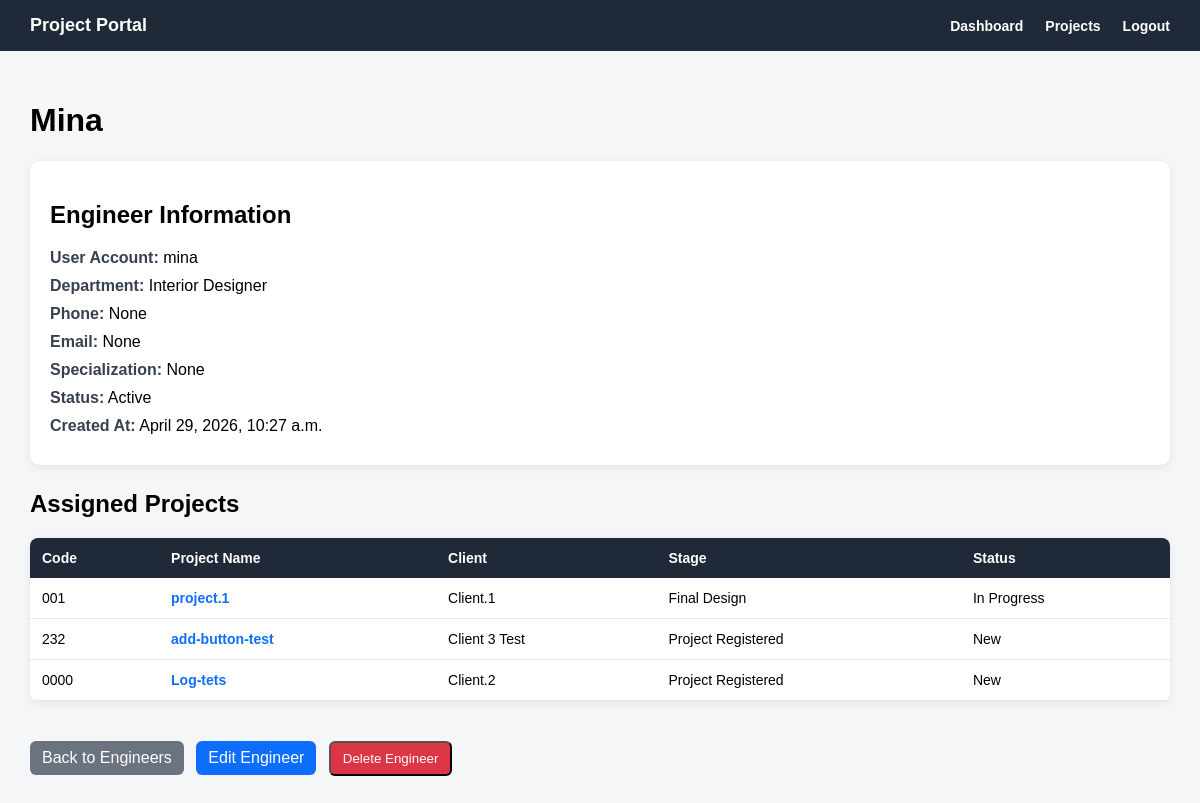
/engineers/5/ (signed in), run on an earlier commit of the app's database.
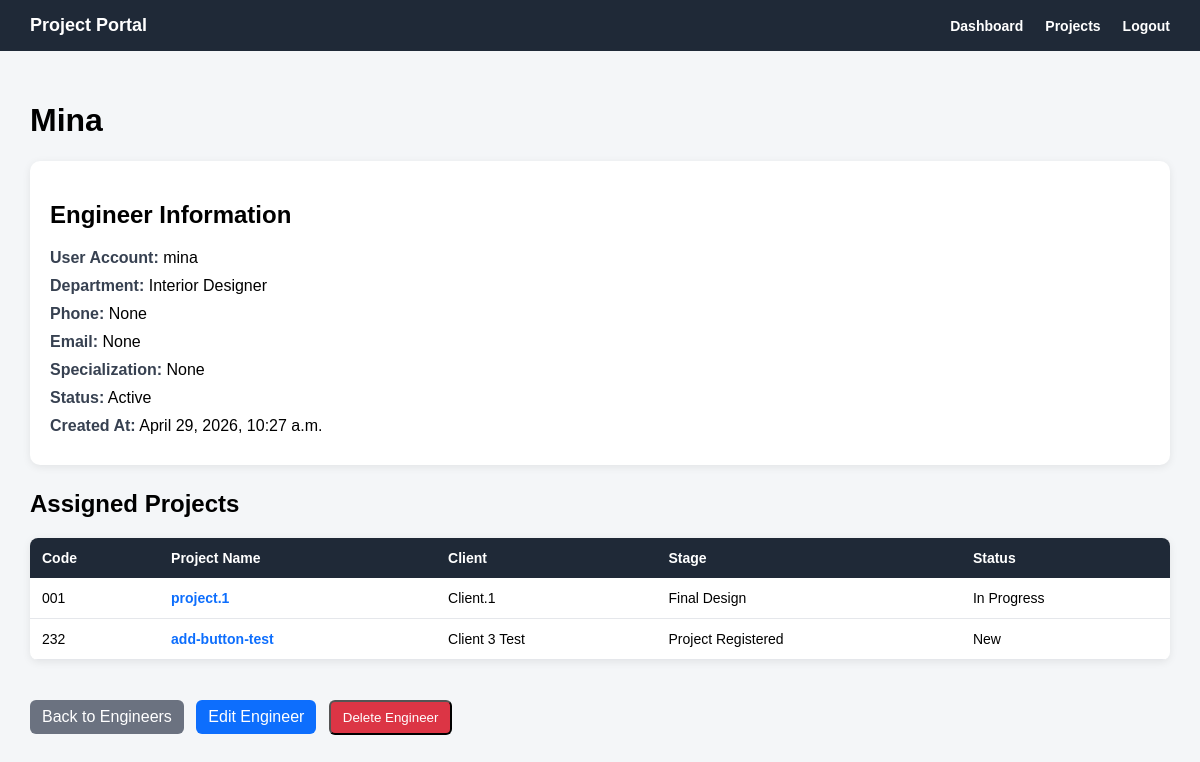
And on a later commit of the database.
### projects/models.py (models this page shows, shortened)
class Project(models.Model):
    class Status(models.TextChoices):
        NEW = 'NEW', 'New'
        IN_PROGRESS = 'IN_PROGRESS', 'In Progress'
        WAITING_CLIENT = 'WAITING_CLIENT', 'Waiting Client'
        COMPLETED = 'COMPLETED', 'Completed'
        CANCELLED = 'CANCELLED', 'Cancelled'
    class Stage(models.TextChoices):
        PROJECT_REGISTERED = 'PROJECT_REGISTERED', 'Project Registered'
        REQUIREMENTS_COLLECTED = 'REQUIREMENTS_COLLECTED', 'Requirements Collected'
        SITE_VISIT = 'SITE_VISIT', 'Site Visit'
        CONCEPT_DESIGN = 'CONCEPT_DESIGN', 'Concept Design'
        CLIENT_REVIEW = 'CLIENT_REVIEW', 'Client Review'
        REVISIONS = 'REVISIONS', 'Revisions'
        FINAL_DESIGN = 'FINAL_DESIGN', 'Final Design'
        DRAWINGS_PREPARATION = 'DRAWINGS_PREPARATION', 'Drawings Preparation'
        MUNICIPALITY_SUBMISSION = 'MUNICIPALITY_SUBMISSION', 'Municipality Submission'
        APPROVAL_STAGE = 'APPROVAL_STAGE', 'Approval Stage'
        SUPERVISION_EXECUTION = 'SUPERVISION_EXECUTION', 'Supervision / Execution'
        COMPLETED = 'COMPLETED', 'Completed'
    project_name = models.CharField(max_length=200)
    project_code = models.CharField(max_length=50, unique=True)
    client = models.ForeignKey(
        Client,
        on_delete=models.CASCADE,
        related_name='projects'
    )
    assigned_engineers = models.ManyToManyField(
        Engineer,
        blank=True,
        related_name='projects'
    )
    project_type = models.CharField(max_length=100, blank=True, null=True)
    location = models.CharField(max_length=200, blank=True, null=True)
    start_date = models.DateField(blank=True, null=True)
    expected_end_date = models.DateField(blank=True, null=True)
    current_stage = models.CharField(
        max_length=50,
        choices=Stage.choices,
        default=Stage.PROJECT_REGISTERED
    )
    status = models.CharField(
        max_length=30,
        choices=Status.choices,
        default=Status.NEW
    )
    description = models.TextField(blank=True, null=True)
    created_at = models.DateTimeField(auto_now_add=True)

### clients/models.py (models this page shows)
class Client(models.Model):
    user = models.OneToOneField(
        settings.AUTH_USER_MODEL,
        on_delete=models.CASCADE,
        related_name='client_profile',
        blank=True,
        null=True
    )
    client_name = models.CharField(max_length=150)
    company_name = models.CharField(max_length=150, blank=True, null=True)
    phone = models.CharField(max_length=30)
    email = models.EmailField(blank=True, null=True)
    address = models.TextField(blank=True, null=True)
    is_active = models.BooleanField(default=True)
    created_at = models.DateTimeField(auto_now_add=True)
    def __str__(self):
        return self.client_name

### engineers/views.py (the view)
# urls.py: path('<int:pk>/', engineer_detail_view, name='engineer_detail'),
@login_required
def engineer_detail_view(request, pk):
    if request.user.role != 'ADMIN':
        engineer = None
        projects = []
    else:
        engineer = get_object_or_404(Engineer, pk=pk)
        projects = engineer.projects.all()
    return render(request, 'engineers/engineer_detail.html', {
        'engineer': engineer,
        'projects': projects,
    })

### templates/engineers/engineer_detail.html (shortened to what this page needs)
{% extends 'base.html' %}
{% block content %}
{% if engineer %}
    <h1>{{ engineer.engineer_name }}</h1>
    <div class="card">
        <h2>Engineer Information</h2>
        <div class="info-row">
            <span class="label">User Account:</span>
            {{ engineer.user.username }}
        </div>
        <div class="info-row">
            <span class="label">Department:</span>
            {% if engineer.department %}
                {{ engineer.get_department_display }}
            {% else %}
                Not assigned
            {% endif %}
        </div>
        <div class="info-row">
            <span class="label">Phone:</span>
            {{ engineer.phone }}
        </div>
        <div class="info-row">
            <span class="label">Email:</span>
            {{ engineer.email }}
        </div>
        <div class="info-row">
            <span class="label">Specialization:</span>
            {{ engineer.specialization }}
        </div>
        <div class="info-row">
            <span class="label">Status:</span>
            {% if engineer.is_active %}
                Active
            {% else %}
                Inactive
            {% endif %}
        </div>
        <div class="info-row">
            <span class="label">Created At:</span>
            {{ engineer.created_at }}
        </div>
    </div>
    <h2>Assigned Projects</h2>
    {% if projects %}
        <table class="projects-table">
            <tr>
                <th>Code</th>
                <th>Project Name</th>
                <th>Client</th>
                <th>Stage</th>
                <th>Status</th>
            </tr>
            {% for project in projects %}
                <tr>
                    <td>{{ project.project_code }}</td>
                    <td>
                        <a href="{% url 'projects:project_detail' project.pk %}">
                            {{ project.project_name }}
                        </a>
                    </td>
                    <td>{{ project.client }}</td>
                    <td>{{ project.get_current_stage_display }}</td>
                    <td>{{ project.get_status_display }}</td>
                </tr>
            {% endfor %}
        </table>
    {% else %}
        <p>No projects assigned to this engineer.</p>
    {% endif %}
{% else %}
    <h1>Access Denied</h1>
    <p>You do not have permission to view this engineer.</p>
{% endif %}
<div style="margin-top: 20px;">
    <a href="{% url 'engineers:engineer_list' %}" class="btn">
        Back to Engineers
    </a>
    {% if request.user.role == 'ADMIN' and engineer %}
        <a href="{% url 'engineers:engineer_edit' engineer.pk %}" class="btn" style="background: #0d6efd; margin-left: 8px;">
            Edit Engineer
        </a>
        <form method="post"
              action="{% url 'engineers:engineer_delete' engineer.pk %}"
              style="display: inline;"
              onsubmit="return confirm('Are you sure you want to delete this engineer?');">
            <button type="submit" class="btn" style="background: #dc3545; margin-left: 8px;">
                Delete Engineer
            </button>
        </form>
    {% endif %}
</div>
{% endblock %}

What changed in the data, as far as the page shows it:
no longer on this page (row edited): Project: project_code "0000", project_name "Log-tets", client "Client.2", current_stage "Project Registered", status "New"
